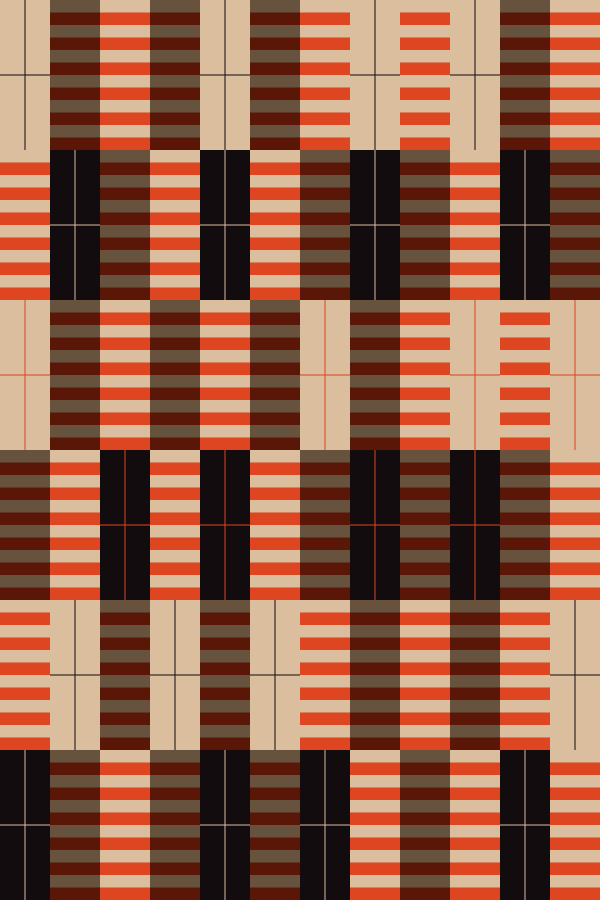
Frame 1 (no input)
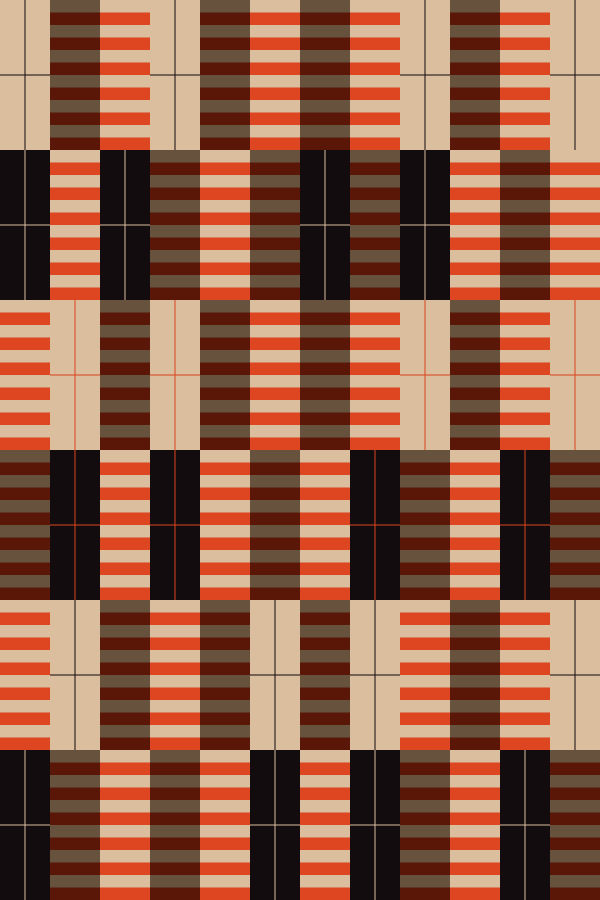
Frame 2 (the mouse pressed at the canvas centre, redrawn once)

The p5.js sketch that drew these frames (run headless with seeded random() and noise() and a simulated clock; the mouse was pressed at the canvas centre and the sketch redrawn once):

// p5.js sketch
// ── sketch.js
// constants
const canvas_width = 600
const canvas_height = 900

const num_rows = 6
const num_cols = 12

// constants in pixels
const bar_width = 50
const bar_height = 150
const stroke_width = 1

// const black_color

const red = '#DE4521'
const black = '#120C0E'
const gray = '#786F62'
const white = '#DABE9E'

var x = 0
var y = 0

var red_parity = 1

function setup() {
    createCanvas(canvas_width, canvas_height);
    noStroke()

    fill(white)
    noLoop()
    // frameRate(1)
    // shuffle one row at a time?
}

row_defs = [cross_black, black_with_white_lines, cross_red, black_with_red_lines, cross_black, black_with_white_lines]

function draw() {
    background(white)
    let arr = [false]
    for (let r=0;r<num_rows;r++) {
        arr.push(gen_row(arr[r], red_stripes, red_stripes_on_gray, row_defs[r]))
        red_parity = (red_parity+1) % 2
    }

    draw_rows(arr)

    // let rotate_idx = 0
    setInterval(() => {
        let rotate_idx = int(random(6))+1
        rotate_row(arr, rotate_idx) 
        draw_rows(arr)
        // rotate_idx = (rotate_idx+1) % 6
    }, 500)
}

function draw_rows(arr) {
    background(white)
    for (let r=0;r<num_rows;r++) {
        for (let c=0;c<num_cols;c++) {
            x = c*bar_width 
            y = r*bar_height 
            arr[r+1][c]()
        }
    }
}

function rotate_row(arr, idx) {
    let prior = idx == 0 ? false : arr[idx-1] 
    let posterior = idx == num_rows-1 ? false : arr[idx+1]
    let row = shuffle(arr[idx])

    let cnt = 0
    while(!valid_row(row, prior, posterior)) {
        row = shuffle(row)
        cnt++
    }
    arr[idx] = row
}

function gen_row(prior, func1, func2, func3) {
    let row = [func1,func1,func1,func1,func2,func2,func2,func2,func3,func3,func3,func3]
    while(!valid_row(row, prior, false)) {
        row = shuffle(row)
    }
    return row
}

function valid_row(row, prior, posterior) {
    for (let i=0;i<11;i++) {
        if (row[i] == row[i+1]) return false
        if (prior) {
            if (row[i] == prior[i]) return false
        }
        if (posterior) {
            if (row[i] == posterior[i]) return false
        }
    }
    if (prior && row[11] == prior[11]) return false
    if (posterior && row[11] == posterior[11]) return false
    return true
}

function shuffle(array) {
    let currentIndex = array.length;
  
    // While there remain elements to shuffle...
    while (currentIndex != 0) {
  
      // Pick a remaining element...
      let randomIndex = Math.floor(Math.random() * currentIndex);
      currentIndex--;
  
      // And swap it with the current element.
      [array[currentIndex], array[randomIndex]] = [
        array[randomIndex], array[currentIndex]];
    }
}

function red_stripes() {
    fill(red)
    minibar_height = bar_height / 12

    for (let rr = 0;rr<12;rr++) {
        if (rr % 2 == red_parity) {
            rect(x,y+rr*minibar_height, bar_width, minibar_height)
        }
    }
}

function red_stripes_on_gray() {
    blendMode(MULTIPLY)

    fill(gray)
    rect(x,y, bar_width, bar_height)

    red_stripes()

    blendMode(BLEND)
}

function cross_black() {
    fill(black)
    rectMode(CENTER)
    rect(x+bar_width/2, y+bar_height/2, stroke_width, bar_height)
    rect(x+bar_width/2, y+bar_height/2, bar_width, stroke_width)
    rectMode(CORNER)
}

function cross_red() {
    fill(red)
    rectMode(CENTER)
    rect(x+bar_width/2, y+bar_height/2, stroke_width, bar_height)
    rect(x+bar_width/2, y+bar_height/2, bar_width, stroke_width)
    rectMode(CORNER)
}

function black_with_white_lines() {
    fill(black)
    rect(x,y, bar_width, bar_height)

    fill(white)
    rectMode(CENTER)
    rect(x+bar_width/2, y+bar_height/2, stroke_width, bar_height)
    rect(x+bar_width/2, y+bar_height/2, bar_width, stroke_width)
    rectMode(CORNER)
}

function black_with_red_lines() {
    fill(black)
    rect(x,y, bar_width, bar_height)

    fill(red)
    rectMode(CENTER)
    rect(x+bar_width/2, y+bar_height/2, stroke_width, bar_height)
    rect(x+bar_width/2, y+bar_height/2, bar_width, stroke_width)
    rectMode(CORNER)
}
// ── style.css
html, body {
    margin: 0;
    padding: 0;
    font-family: Arial, Helvetica, sans-serif
  }
  
  canvas {
    display: block;
    margin: auto;
    padding: 15px;
  }
  

  button {
    padding: 8px;
    font-size: larger;
  }
